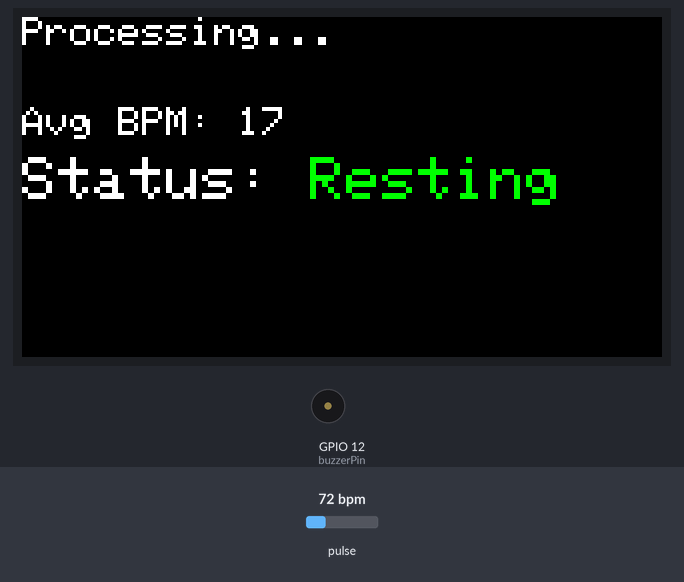
Recording of a sketch running on a simulated ESP32. Shown: 320×170 colour display, buzzer (waves = sounding). The inputs (shaded band) are chosen by the test bench; at power-on: pulse 72 bpm. What the sketch prints to the serial monitor is not drawn.

Above: at 1.4 s.
1.5 s: pulse set to 130 bpm
At 2.77 s:
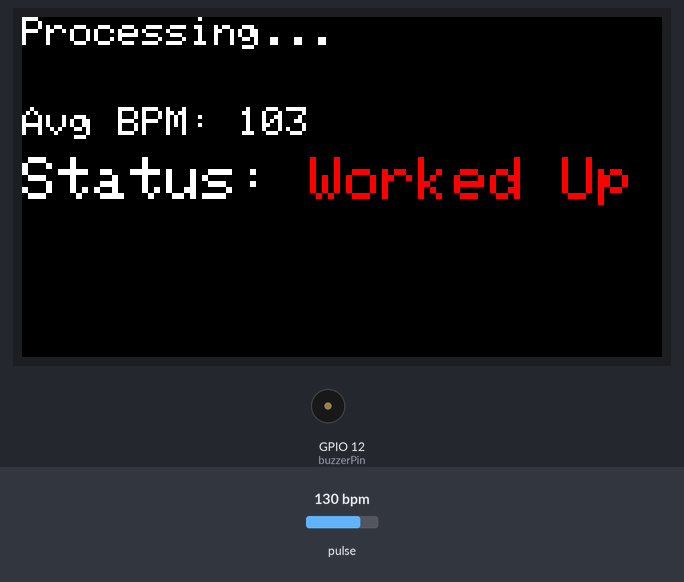
3.5 s: pulse set to 42 bpm
At 4.1 s:
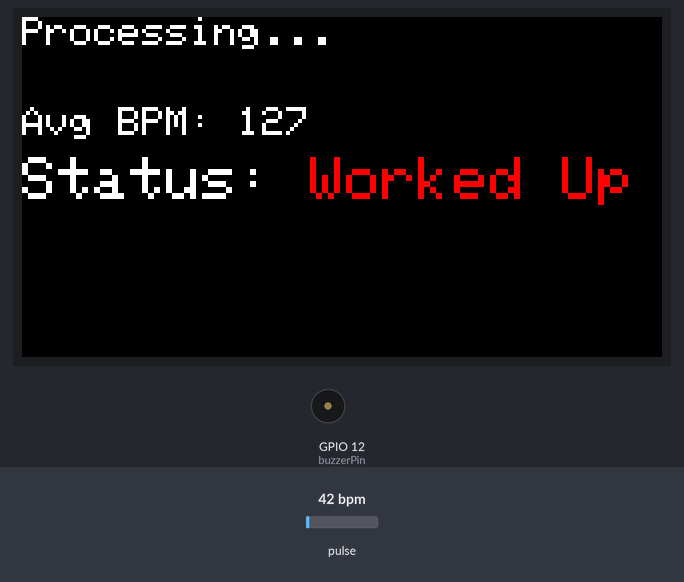
6.5 s: pulse set to 100 bpm
At 7.4 s:
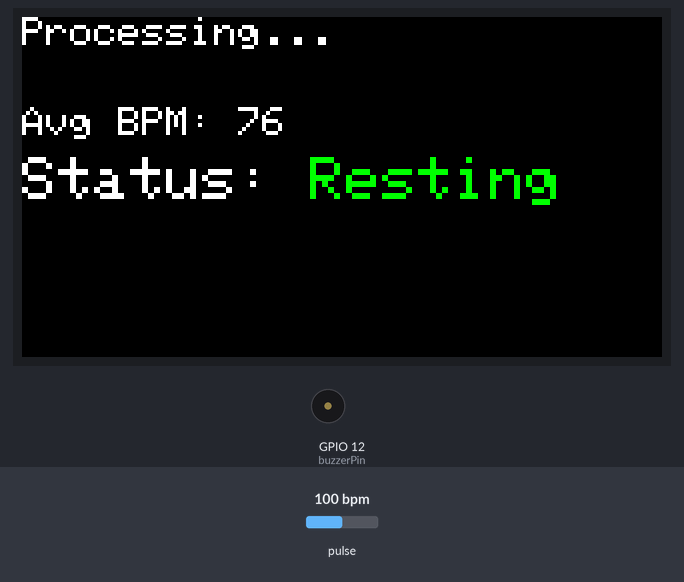
Timing chart, 0 to 14.4 s (numbered marks = the images above; inputs shaded):
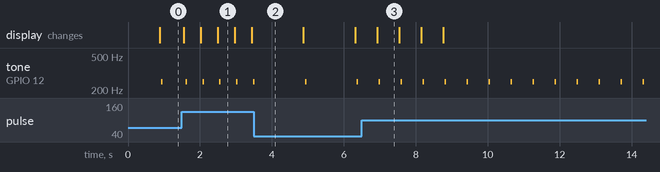

Measured:
- after the input at 1.5 s, tone on GPIO 12 (buzzerPin): alternates 250 Hz for 0.04 s and silent for 0.43 s, starting after 0.10 s
- after the input at 3.5 s, tone on GPIO 12 (buzzerPin): alternates 250 Hz for 0.04 s and silent for 1.4 s, starting after 1.4 s
- after the input at 6.5 s, tone on GPIO 12 (buzzerPin): alternates 250 Hz for 0.04 s and silent for 0.57 s, starting after 0.48 s
- what the display in image 1 shows lasts 0.5 s, from 2.5 s to 3.0 s
- what the display in image 3 shows lasts 0.6 s, from 6.9 s to 7.5 s

The sketch:

heart_activity_tracker.ino
```cpp
// Acknowledgments
// Creator: Anany Sharma at the University of Florida working under NSF grant. 2405373
// This material is based upon work supported by the National Science Foundation under Grant No. 2405373.
// Any opinions, findings, and conclusions or recommendations expressed in this material are those of the authors and do not necessarily reflect the views of the National Science Foundation.

//Default Installed Libraries - No Installation Required
#include <Wire.h> // - Required for communication
#include <SPI.h> // - Required for SPI communication for the screen

// Sensor Specific Libraries - Installation Required from IDE library manager
#include "MAX30105.h" //- SparkFun MAX30105 sensor library
#include "heartRate.h" //- SparkFun Heart Rate algorithm
#include <Adafruit_GFX.h>  // - Core graphics library
#include <Adafruit_ST7789.h>  //- Library for our ST7789 screen


// --- Display Pin Definitions ---
#define TFT_CS   33  // Chip Select control pin
#define TFT_DC    25  // Data/Command select pin
#define TFT_RST    26  // Reset pin


// --- Buzzer Pin Definition --- (Check only if buzzer used)
const int buzzerPin = 12; // Buzzer connected to GPIO 12

// --- Display Object ---
Adafruit_ST7789 tft = Adafruit_ST7789(TFT_CS, TFT_DC, TFT_RST);

// defining variables for color channels to be used later. (Variables are temporary storage location for repetitive usage of certain information, it makes the code more readable)
#define BLACK   0x0000
#define WHITE   0xFFFF
#define BLUE    0x001F
#define GREEN   0x07E0
#define RED     0xF800
#define YELLOW  0xFFE0 // Adding Yellow for 'Excited'

// --- MAX30105 Sensor Object ---
MAX30105 particleSensor;

// --- Heart Rate Variables ---
const byte RATE_SIZE = 4; // Number of readings to average. Increase for more averaging.
byte rates[RATE_SIZE];    // Array of heart rates readings
byte rateSpot = 0;        // Index for the rates array
long lastBeat = 0;        // Time (millis()) of the last detected beat


float beatsPerMinute; // Current instantaneous BPM from last two beats
int beatAvg = 0;      // Averaged BPM


// --- Finger Detection Threshold ---
const long IR_DETECTION_THRESHOLD = 30000; // Threshold for considering a finger is present


// --- State Variable for Display ---
bool fingerPresent = false; // Track if finger was detected in the previous loop iteration


void setup() {
  Serial.begin(115200); // Start serial for debugging
  Serial.println("Initializing...");

  // --- Configure Buzzer Pin ---
  pinMode(buzzerPin, OUTPUT);
  digitalWrite(buzzerPin, LOW); // Ensure buzzer is off initially

  // --- Display Initialization ---
  // For a 320x170 display, init with these dimensions first
  tft.init(170, 320);
  // Set rotation
  tft.setRotation(3); // Using rotation 3

  tft.fillScreen(BLACK); // Clear the entire screen

  // --- Initial Display Message ---
  displayNoFinger();


  // --- Sensor Initialization ---
  Serial.println("Initializing MAX30105...");
  if (!particleSensor.begin(Wire, I2C_SPEED_FAST)) {
    Serial.println("MAX30105 was not found. Please check wiring/power.");
    // Display sensor error on screen
    tft.fillScreen(BLACK); // Clear screen
    tft.setCursor(0,0); // Overwrite initial message
    tft.setTextColor(RED);
    tft.setTextSize(2);
    tft.println("Sensor Error!");
    tft.setCursor(0,20);
    tft.println("Check Wiring!");
    while (1); // Halt if sensor not found
  }
  Serial.println("MAX30105 initialized.");

  // Configure sensor with default settings
  particleSensor.setup();
  particleSensor.setPulseAmplitudeRed(0x1F); // Medium Red LED
  particleSensor.setPulseAmplitudeIR(0x1F); // Medium IR LED
  particleSensor.setPulseAmplitudeGreen(0); // Green LED off

  Serial.println("Place your index finger on the sensor with steady pressure.");
}

void loop() {
  // Read the IR value (this is the most reliable for pulse detection)
  long irValue = particleSensor.getIR();

  // --- Finger Detection Logic ---
  if (irValue > IR_DETECTION_THRESHOLD) {
    if (!fingerPresent) {
      // Finger just placed, clear "No finger?" message and prepare for BPM display
      tft.fillScreen(BLACK);
      tft.setCursor(0,0);
      tft.setTextColor(WHITE);
      tft.setTextSize(2);
      tft.println("Processing..."); // Indicate that BPM calculation is starting
      fingerPresent = true;
    }

    // --- Heart Rate Detection ---
    // checkForBeat returns true when a pulse is detected
    if (checkForBeat(irValue) == true) {
      // We sensed a beat!
      long delta = millis() - lastBeat; // Time since last beat
      lastBeat = millis(); // Update last beat time

      beatsPerMinute = 60 / (delta / 1000.0); // Calculate instantaneous BPM

      // Store and average BPM if it's within a reasonable range (20-255 BPM)
      if (beatsPerMinute < 255 && beatsPerMinute > 20) {
        rates[rateSpot++] = (byte)beatsPerMinute; // Store this reading in the array
        rateSpot %= RATE_SIZE; // Wrap variable (circular buffer)

        // Take average of readings
        beatAvg = 0;
        for (byte x = 0 ; x < RATE_SIZE ; x++)
          beatAvg += rates[x];
        beatAvg /= RATE_SIZE;

        // --- Display Update for BPM and Status ---

        tft.fillRect(0, 40, tft.width(), tft.height() - 40, BLACK);

        // Display Average BPM
        tft.setCursor(0, 45); // Start below initial message area
        tft.setTextColor(WHITE); // Set text color for BPM value
        tft.setTextSize(2);     // Size 2 for BPM value
        tft.print("Avg BPM: ");
        tft.println(beatAvg);

        // Display Status Label based on Avg BPM
        tft.setCursor(0, 70); // Move down for the status label (size 2 is 16px high, size 3 is 24px high)
        tft.setTextSize(3);     // Size 3 for status label
        tft.print("Status: ");

        // Set color and print status label based on ranges
        if (beatAvg < 80) {
            tft.setTextColor(GREEN); // Resting in Green
            tft.println("Resting");
        } else if (beatAvg >= 80 && beatAvg <= 100) {
            tft.setTextColor(YELLOW); // Excited in Yellow
            tft.println("Excited");
        } else { // beatAvg > 100
            tft.setTextColor(RED); // Worked Up in Red
            tft.println("Worked Up");
        }
        tft.setTextColor(WHITE); // Reset text color for next time if needed

        // --- Buzzer Logic: Mimic Heartbeat ---
        buzzHeartbeat(delta); // Trigger a heartbeat buzz based on the time since the last beat

        // Serial debug output whenever average is updated for debugging purposes
        Serial.print("IR="); Serial.print(irValue);
        Serial.print(", instant BPM="); Serial.print(beatsPerMinute);
        Serial.print(", Avg BPM="); Serial.println(beatAvg);

      }
    }
  } else {
    // --- No finger detected ---
    if (fingerPresent) {
      // Finger just removed, display "No finger?" message
      displayNoFinger();
      fingerPresent = false;

      // Reset BPM and rates when finger is removed
      beatsPerMinute = 0;
      beatAvg = 0;
      for(byte x=0; x < RATE_SIZE; x++) rates[x] = 0; // Clear rates array
      rateSpot = 0;
      lastBeat = 0; // Reset last beat time
    }
     // Ensure buzzer is off when no finger is detected
     digitalWrite(buzzerPin, LOW);
  }
  delay(10);
}


// --- Display "Place finger on sensor..." ---
void displayNoFinger() {
  tft.fillScreen(BLACK); // Clear the entire screen
  tft.setCursor(0,0);
  tft.setTextColor(WHITE);
  tft.setTextSize(2);
  tft.println("Please place your finger ");
  tft.setCursor(0, 20);
  tft.print("on the sensor...");
}


// --- Buzzer function to mimic heartbeat rhythm ---
void buzzHeartbeat(long beatInterval_ms) {


  if (beatInterval_ms > 0) {
  for (int i =0 ; i < 10; i++)
  {
    digitalWrite(buzzerPin, HIGH);
    delay(2);
    digitalWrite(buzzerPin, LOW);
    delay(2);
  }

  } else {
    // If somehow beatInterval_ms is not positive, ensure buzzer is off.
     digitalWrite(buzzerPin, LOW);
  }
}
```
